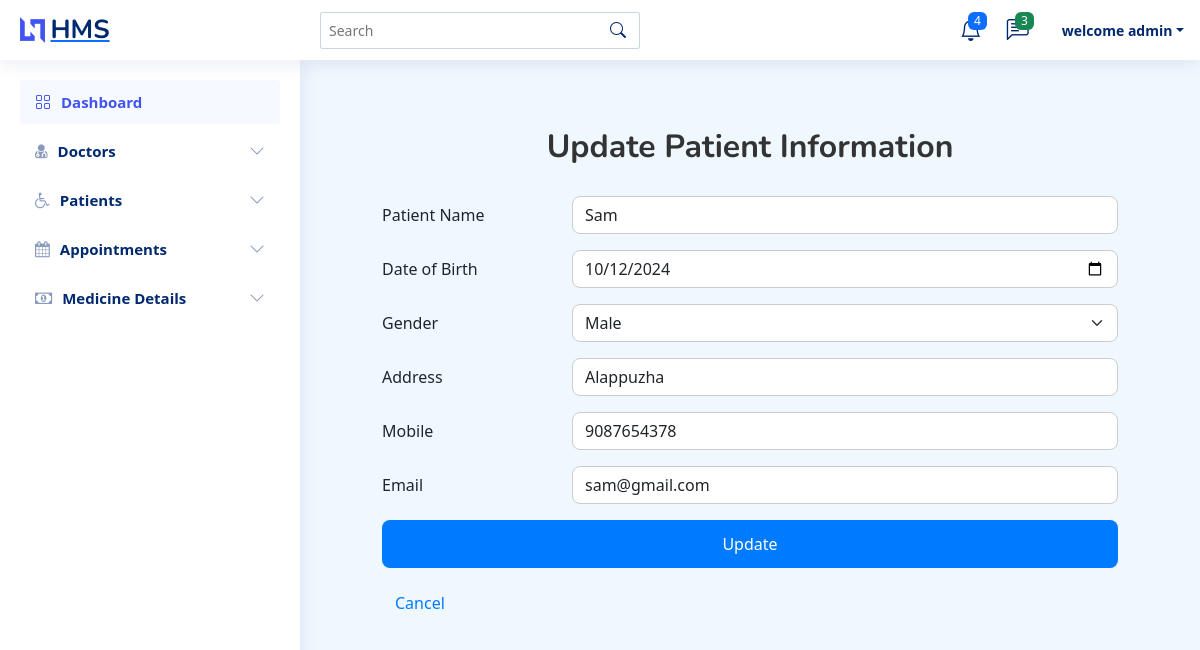
The page /update-patient/2/ on the database its author committed.
### hospitalapp/models.py (models this page shows, shortened)
class Patient(models.Model):
    user = models.OneToOneField(User, on_delete=models.CASCADE,null=True, blank=True)
    name = models.CharField(max_length=100, null=True, blank=True)
    date_of_birth = models.DateField(max_length=100, null=True, blank=True)
    gender = models.CharField(max_length=10, choices=[('Male', 'Male'), ('Female', 'Female'), ('Other', 'Other')], null=True, blank=True)
    address = models.CharField(max_length=255, null=True, blank=True)
    mobile = models.CharField(max_length=15, null=True, blank=True)
    email = models.EmailField(unique=True, null=True, blank=True)

### hospitalapp/views.py (the view)
# urls.py: path('update-patient/<int:pk>/', views.update_patient_view, name='update-patient'),
def update_patient_view(request, pk):
    patient = get_object_or_404(Patient, id=pk)
    if request.method == 'POST':
        form = PatientForm(request.POST, instance=patient)
        if form.is_valid():
            form.save()
            return redirect('patient-list')
    else:
        form = PatientForm(instance=patient)
    return render(request, 'update_patient.html', {'form': form, 'patient': patient})

### hospitalapp/forms.py
class PatientForm(forms.ModelForm):
    class Meta:
        model = Patient
        fields = '__all__'

### templates/update_patient.html (shortened to what this page needs)
{% extends 'index-2.html' %}
{% block content %}
<head>
    <link href="https://cdn.jsdelivr.net/npm/bootstrap@5.3.3/dist/css/bootstrap.min.css" rel="stylesheet">
</head>
<body>
<div class="container">
    <h2 class="form-title">Update Patient Information</h2>
    <form method="POST" action="{% url 'update-patient' patient.id %}">
        <div class="mb-3 row">
            <label for="name" class="col-sm-3 col-form-label">Patient Name</label>
            <div class="col-sm-9">
                <input type="text" name="name" id="name" class="form-control" value="{{ form.name.value }}" required>
            </div>
        </div>
        <div class="mb-3 row">
            <label for="date_of_birth" class="col-sm-3 col-form-label">Date of Birth</label>
            <div class="col-sm-9">
                <input type="date" name="date_of_birth" id="date_of_birth" class="form-control" value="{{ form.date_of_birth.value|date:'Y-m-d' }}" required>
            </div>
        </div>
        <div class="mb-3 row">
            <label for="gender" class="col-sm-3 col-form-label">Gender</label>
            <div class="col-sm-9">
                <select name="gender" id="gender" class="form-select" required>
                    <option value="Male" {% if form.gender.value == 'Male' %}selected{% endif %}>Male</option>
                </select>
            </div>
        </div>
        <div class="mb-3 row">
            <label for="address" class="col-sm-3 col-form-label">Address</label>
            <div class="col-sm-9">
                <input type="text" name="address" id="address" class="form-control" value="{{ form.address.value }}">
            </div>
        </div>
        <div class="mb-3 row">
            <label for="mobile" class="col-sm-3 col-form-label">Mobile</label>
            <div class="col-sm-9">
                <input type="text" name="mobile" id="mobile" class="form-control" value="{{ form.mobile.value }}" required>
            </div>
        </div>
        <div class="mb-3 row">
            <label for="email" class="col-sm-3 col-form-label">Email</label>
            <div class="col-sm-9">
                <input type="email" name="email" id="email" class="form-control" value="{{ form.email.value }}" required>
            </div>
        </div>
        <div class="mb-3">
            <button type="submit" class="btn btn-primary">Update</button>
        </div>
    </form>
    <a href="{% url 'patient-list' %}" class="btn btn-link">Cancel</a>
</div>
</body>
{% endblock %}

### static/assets/css/style.css (style rules this page uses)
:root { scroll-behavior: smooth; }
body { font-family: "Open Sans", sans-serif; background: #f6f9ff; color: #444444; }
a { color: #4154f1; text-decoration: none; }
h1, h2, h3, h4, h5, h6 { font-family: "Nunito", sans-serif; }

### templates/update_patient.html (style rules this page uses)
body { background-color: #f0f8ff; padding: 40px; }
.form-title { font-weight: bold; font-size: 32px; text-align: center; margin-bottom: 30px; color: #333; }
.form-control, .form-select { border-radius: 0.5rem; border: 1px solid #ccc; transition: border-color 0.3s; }
.btn-primary { background-color: #007bff; border: none; padding: 12px; font-size: 1rem; border-radius: 0.5rem; width: 100%; }
.btn-link { text-decoration: none; color: #007bff; }
.mb-3 { margin-bottom: 20px; }

### rows shown on the page
Patient: name "Sam", date_of_birth "10/12/2024", gender "Male", address "Alappuzha", mobile "9087654378", email "sam@gmail.com"
